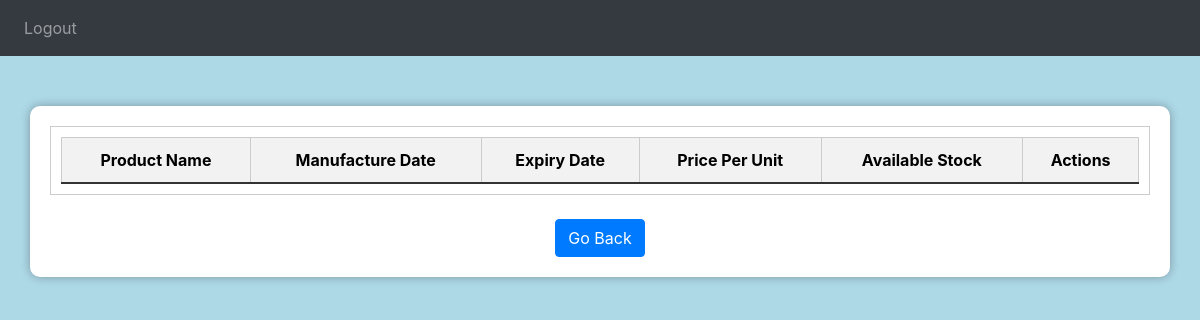
/viewitems/1/1, run on an earlier commit of the app's database.
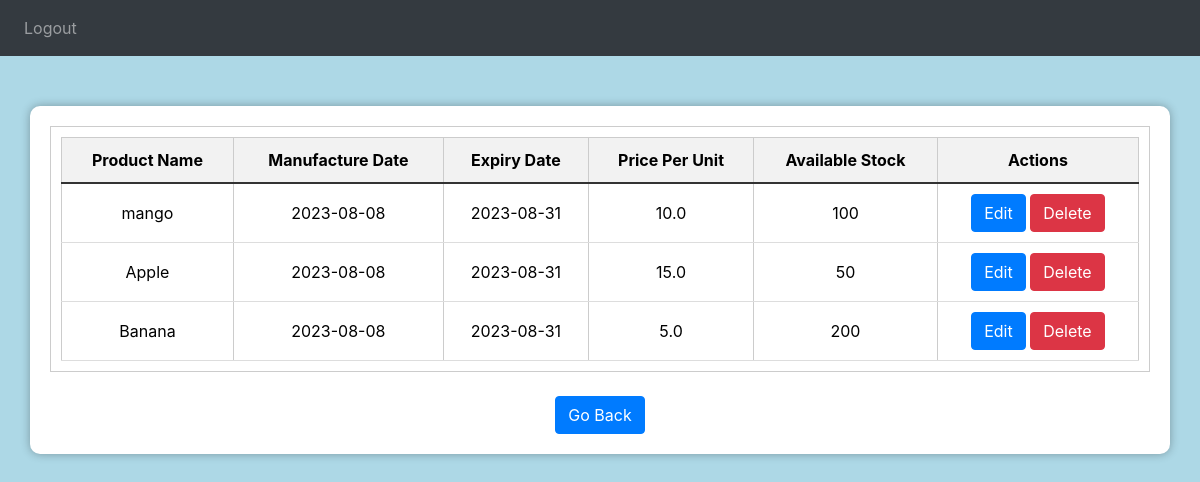
And on a later commit of the database.
### GroceryWebapp/models.py (models this page shows)
class Products(db.Model, UserMixin):
    id = db.Column(db.Integer, primary_key=True)  # Primary key for the product
    product_name = db.Column(
        db.String(150), nullable=False
    )  # Product name
    manufacture = db.Column(db.String(150))  # Manufacturing date of the product
    expiry = db.Column(db.String(150))  # Expiry date of the product
    p_per_u = db.Column(db.Float, nullable=False)  # Price per unit of the product
    stock = db.Column(db.Integer, nullable=False)  # Available stock quantity
    c_id = db.Column(
        db.Integer, db.ForeignKey("categories.id"), nullable=False
    )  # Category foreign key

### GroceryWebapp/main.py (the view)
@main.route("/viewitems/<string:categories_id>/<string:type>", methods=["GET", "POST"])
def view_items(categories_id, type):
    data = Products.query.filter_by(c_id=categories_id).all()
    return render_template("views_items.html", prod=data, check=type)

### GroceryWebapp/templates/views_items.html (shortened to what this page needs)
{% extends "base.html" %}
{% block head %}
{{ super() }}
<link rel="stylesheet" href="{{ url_for('static', filename='demo.css') }}">
<link rel="stylesheet" href="{{ url_for('static', filename='demo2.css') }}">
{% endblock %}
{% block nav %}
<nav class="navbar navbar-expand-lg navbar-dark bg-dark">
  <div id="navbar">
    <div class="navbar-nav">
      <a class="nav-item nav-link" id="home" href="/">Logout</a>
    </div>
  </div>
</nav>
{% endblock %}
{% block content %}
{% if check == '1' %}
<div id="table-container">
  <table id="dataTable">
    <tr>
      <th>Product Name</th>
      <th>Manufacture Date</th>
      <th>Expiry Date</th>
      <th>Price Per Unit</th>
      <th>Available Stock</th>
      <th>Actions</th>
    </tr>
    {% for row in prod %}
    <tr>
      <td>{{ row.product_name }}</td>
      <td>{{ row.manufacture }}</td>
      <td>{{ row.expiry }}</td>
      <td>{{ row.p_per_u }}</td>
      <td>{{ row.stock }}</td>
      <td>
        <a href="{{ url_for('main.update_item', item_id=row.id, type='2') }}" class="btn btn-primary">Edit</a>
        <a href="{{ url_for('main.delete_item', item_id=row.id, type='2') }}" class="btn btn-danger">Delete</a>
      </td>
    </tr>
    {% endfor %}
  </table>
</div>
<br>
<center><a href="/adminshowcategories" class="btn btn-primary">Go Back</a></center>
{% endif %}
{% endblock %}

What changed in the data, as far as the page shows it:
added Products: product_name "mango", manufacture "2023-08-08", expiry "2023-08-31", p_per_u "10.0", stock "100"
added Products: product_name "Apple", manufacture "2023-08-08", expiry "2023-08-31", p_per_u "15.0", stock "50"
added Products: product_name "Banana", manufacture "2023-08-08", expiry "2023-08-31", p_per_u "5.0", stock "200"
